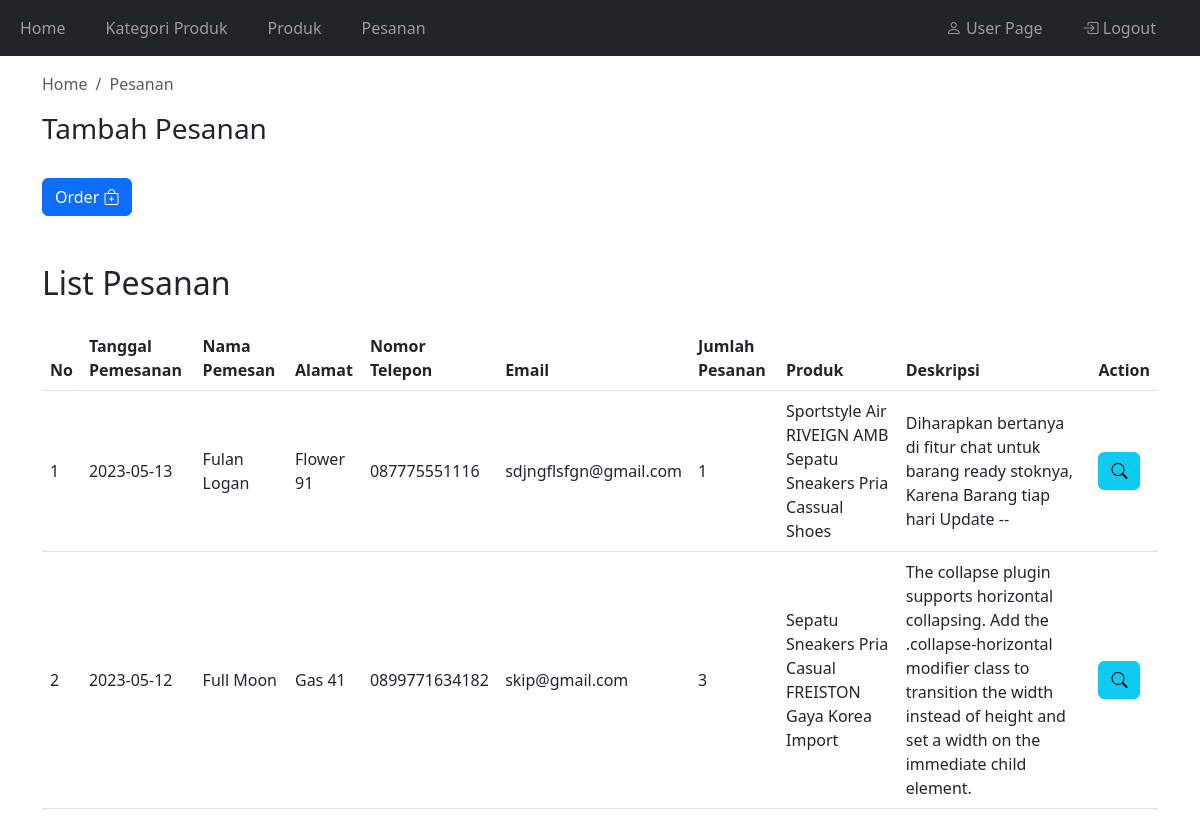
The app's page /adminpanel/pesanan.php (signed in) with its own data.
### tables this page shows
CREATE TABLE `pesanan` (
  `id` int(11) NOT NULL,
  `produk_id` int(11) DEFAULT NULL,
  `tanggal` date DEFAULT NULL,
  `nama_pemesan` varchar(45) DEFAULT NULL,
  `alamat_pemesan` varchar(255) DEFAULT NULL,
  `no_hp` varchar(25) DEFAULT NULL,
  `email` varchar(45) DEFAULT NULL,
  `jumlah_pesanan` int(11) DEFAULT NULL,
  `deskripsi` text DEFAULT NULL
);

CREATE TABLE `produk` (
  `id` int(11) NOT NULL,
  `kategori_produk_id` int(11) NOT NULL,
  `nama` varchar(255) NOT NULL,
  `harga` double NOT NULL,
  `foto` varchar(255) DEFAULT NULL,
  `detail` text DEFAULT NULL,
  `ketersediaan_stok` enum('habis','tersedia') DEFAULT 'tersedia',
  `harga_jual` double DEFAULT NULL,
  `harga_beli` double DEFAULT NULL,
  `stok` int(11) DEFAULT NULL,
  `min_stok` int(11) DEFAULT NULL,
  `deskripsi` text DEFAULT NULL
);

### adminpanel/pesanan.php (the view, shortened to what this page needs)
<?php
  require "../koneksi.php";
  $query = mysqli_query($con, "SELECT a.*, b.nama AS nama_produk FROM pesanan a JOIN produk b ON a.produk_id=b.id");
  $jumlahPesanan = mysqli_num_rows($query);
?>
<head>
</head>
<body>
  <?php require "navbar.php"; ?>
  <div class="container mt-3">
    <nav aria-label="breadcrumb">
      <ol class="breadcrumb">
        <li class="breadcrumb-item"><a href="../adminpanel/" class="decoration text-muted">Home</a></li>
        <li class="breadcrumb-item active" aria-current="page">Pesanan</li>
       </ol>
    </nav>
    <div class="mb-5 col-12 col-md-6">
      <h3>Tambah Pesanan</h3>
      <a href="../produk.php" class="btn btn-primary mt-4">Order <i class="bi bi-bag-plus"></i></a>
    </div>
    <div>
      <h2>List Pesanan</h2>
      <div class="table-responsive mt-4">
        <table class="table" style="vertical-align: middle;">
          <thead>
            <tr>
              <th>No</th>
              <th>Tanggal Pemesanan</th>
              <th>Nama Pemesan</th>
              <th>Alamat</th>
              <th>Nomor Telepon</th>
              <th>Email</th>
              <th>Jumlah Pesanan</th>
              <th>Produk</th>
              <th>Deskripsi</th>
              <th>Action</th>
            </tr>
          </thead>
          <tbody>
            <?php
              if($jumlahPesanan == 0) {
            ?>
                <tr>
                  <td colspan="10" class="text-center">Tidak ada pesanan</td>
                </tr>
            <?php
              }
              else {
                $number = 1;
                while($data=mysqli_fetch_array($query)) {
            ?>
                  <tr>
                    <td><?= $number ?></td>
                    <td><?= $data['tanggal'] ?></td>
                    <td><?= $data['nama_pemesan'] ?></td>
                    <td><?= $data['alamat_pemesan'] ?></td>
                    <td><?= $data['no_hp'] ?></td>
                    <td><?= $data['email'] ?></td>
                    <td><?= $data['jumlah_pesanan'] ?></td>
                    <td><?= $data['nama_produk'] ?></td>
                    <td><?= $data['deskripsi'] ?></td>
                    <td>
                      <a href="detail-pesanan.php?d=<?php echo $data['id']; ?>" class="btn btn-info"><i class="bi bi-search"></i></a>
                    </td>
                  </tr>
            <?php
                $number++;
                }
              }
            ?>
          </tbody>
        </table>
      </div>
    </div>
  </div>
</body>

### koneksi.php (style rules this page uses)
.decoration { text-decoration: none; }

### records on screen
pesanan: tanggal "2023-05-13", nama_pemesan "Fulan Logan", alamat_pemesan "Flower 91", no_hp "087775551116", email "sdjngflsfgn@gmail.com", jumlah_pesanan "1", produk.nama "Sportstyle Air RIVEIGN AMB Sepatu Sneakers Pria Cassual Shoes", deskripsi "Diharapkan bertanya di fitur chat untuk barang ready stoknya, Karena Barang tiap hari Update --"
pesanan: tanggal "2023-05-12", nama_pemesan "Full Moon", alamat_pemesan "Gas 41", no_hp "0899771634182", email "skip@gmail.com", jumlah_pesanan "3", produk.nama "Sepatu Sneakers Pria Casual FREISTON Gaya Korea Import", deskripsi "The collapse plugin supports horizontal collapsing. Add the .collapse-horizontal modifier class to transition the width instead of height and set a width on the immediate child element."
